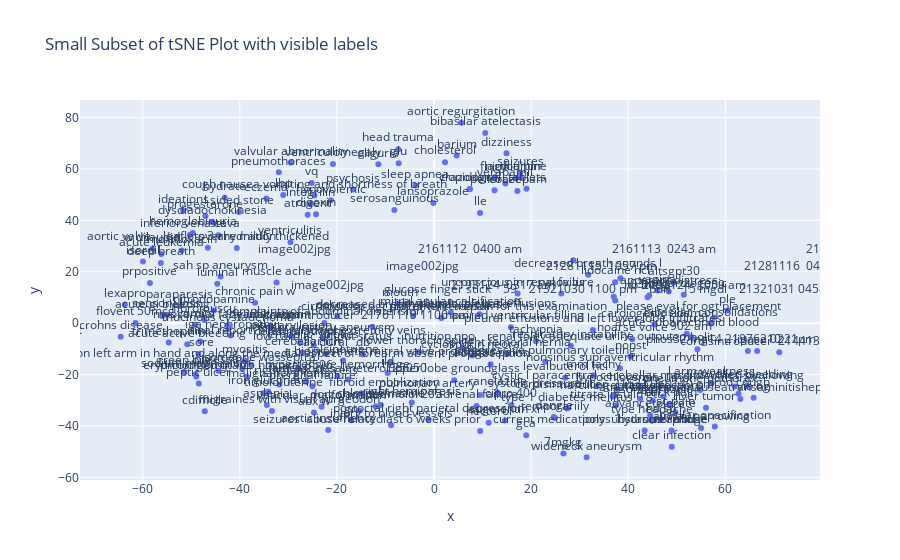

Notebook cell for this chart:
### Code cell
df_tsne_small = pd.DataFrame({
    'word': words,
    'x': word_vecs_2d[:, 0],
    'y': word_vecs_2d[:, 1]
})

df_tsne_small = df_tsne_small.sample(200)

fig = px.scatter(df_tsne_small, x='x', y='y', text='word',
                 hover_data=['word'],
                 title="Small Subset of tSNE Plot with visible labels")
fig.update_traces(textposition='top center')
fig.show()

### Figure 1 — Plotly figure (JSON) as saved in the notebook; plotly's stock layout.template omitted (floating-point values rounded to 4 significant figures; data arrays with more than 128 entries replaced by an {"elided": "..."} marker saying what was removed)
{"data": [{"customdata": {"elided": "200x1 str values"}, "hovertemplate": "x=%{x}<br>y=%{y}<br>word=%{customdata[0]}<extra></extra>", "legendgroup": "", "marker": {"color": "#636efa", "symbol": "circle"}, "mode": "markers+text", "name": "", "orientation": "v", "showlegend": false, "text": {"elided": "200 str values"}, "textposition": "top center", "type": "scatter", "x": {"elided": "200 float values"}, "xaxis": "x", "y": {"elided": "200 float values"}, "yaxis": "y"}], "layout": {"legend": {"tracegroupgap": 0}, "title": {"text": "Small Subset of tSNE Plot with visible labels"}, "xaxis": {"anchor": "y", "domain": [0, 1], "title": {"text": "x"}}, "yaxis": {"anchor": "x", "domain": [0, 1], "title": {"text": "y"}}}}
